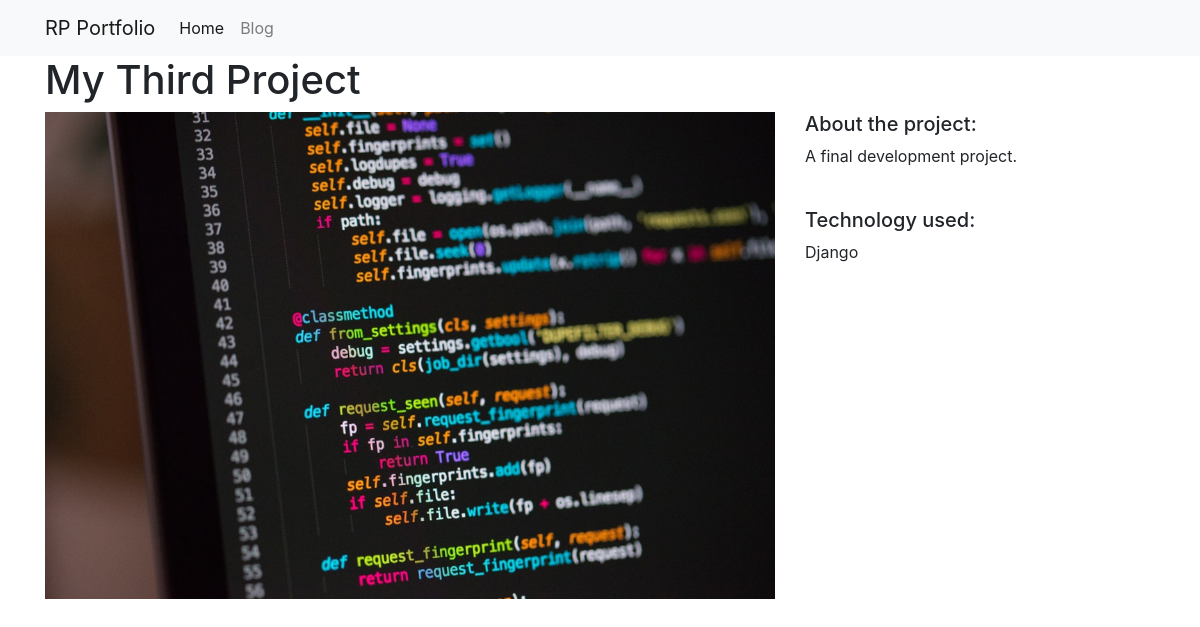
/projects/3/, run on the app's committed database.
### projects/models.py (models this page shows)
class Project(models.Model):
    title = models.CharField(max_length=100)
    description = models.TextField()
    technology = models.CharField(max_length=20)
    image = models.FilePathField(path='/img')

### projects/views.py (the view)
# urls.py: path('<int:pk>/', views.project_detail, name='project_detail'),
def project_detail(request, pk):
    project = Project.objects.get(pk=pk)
    context = {
        'project': project
    }
    return render(request, 'project_detail.html', context)

### projects/templates/project_detail.html
{% extends "base.html" %}
{% load static %}
{% block page_content %}
<h1>{{ project.title }}</h1>
<div class="row">
    <div class="col-md-8">
        <img src="{% static project.image %}" alt="" width="100%">
    </div>
    <div class="col-md-4">
        <h5>About the project:</h5>
        <p>{{ project.description }}</p>
        <br>
        <h5>Technology used:</h5>
        <p>{{ project.technology }}</p>
    </div>
</div>
{% endblock %}

### data on the page
Project: title "My Third Project", image (picture), description "A final development project.", technology "Django"
